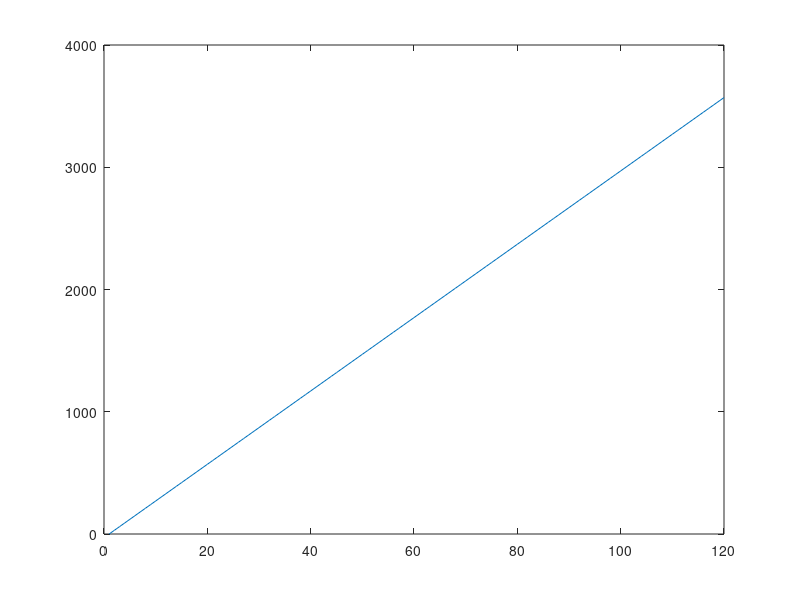

Reproduce this figure in MATLAB. (Note: this script raises an error after producing the figure.)
clc
clear

%% Question 1
NumberOfSlots_Q1 = 120;
NumberOfPoles_Q1 = 20;
NumberOfPolePairs_Q1 = NumberOfPoles_Q1/2;
NumberOfPhases_Q1 = 3;

q_Q1 = NumberOfSlots_Q1/NumberOfPoles_Q1/NumberOfPhases_Q1;

CoilsPhaseShift_Q1 = (360/NumberOfSlots_Q1)*NumberOfPolePairs_Q1;
VectorAngleArray_Q1 = zeros(1,NumberOfSlots_Q1);
VectorMagnitudeArray_Q1 = zeros(1,NumberOfSlots_Q1);
SlotNumberArray = 1:NumberOfSlots_Q1;
for i=1:NumberOfSlots_Q1
    VectorAngleArray_Q1(i) = CoilsPhaseShift_Q1*(i-1);
    VectorMagnitudeArray_Q1(i) = 1;
end
plot(VectorAngleArray_Q1)
x_Q1 = zeros(1,NumberOfSlots_Q1);
y_Q1 = zeros(1,NumberOfSlots_Q1);
x_Q1_tag = zeros(1,NumberOfSlots_Q1);
y_Q1_tag = zeros(1,NumberOfSlots_Q1);
for i=1:NumberOfSlots_Q1
    [x_Q1(i), y_Q1(i)] = pol2cart(deg2rad(VectorAngleArray_Q1(i)),VectorMagnitudeArray_Q1(i));
    [x_Q1_tag(i), y_Q1_tag(i)] = pol2cart(deg2rad(VectorAngleArray_Q1(i)),VectorMagnitudeArray_Q1(i));
end
plotv([x_Q1;y_Q1])
x_Q1_tag = 1.1*x_Q1_tag;
y_Q1_tag = 1.1*y_Q1_tag;
plotv([x_Q1;y_Q1])
text(x_Q1_tag(1),y_Q1_tag(1),'1','FontSize',12,'FontWeight','bold')
text(x_Q1_tag(2),y_Q1_tag(2),'2','FontSize',12,'FontWeight','bold')
text(x_Q1_tag(3),y_Q1_tag(3),'3','FontSize',12,'FontWeight','bold')
text(x_Q1_tag(4),y_Q1_tag(4),'4','FontSize',12,'FontWeight','bold')
text(x_Q1_tag(5),y_Q1_tag(5),'5','FontSize',12,'FontWeight','bold')
text(x_Q1_tag(6),y_Q1_tag(6),'6','FontSize',12,'FontWeight','bold')
text(x_Q1_tag(7),y_Q1_tag(7),'7','FontSize',12,'FontWeight','bold')
text(x_Q1_tag(8),y_Q1_tag(8),'8','FontSize',12,'FontWeight','bold')
text(x_Q1_tag(9),y_Q1_tag(9),'9','FontSize',12,'FontWeight','bold')
text(x_Q1_tag(10),y_Q1_tag(10),'10','FontSize',12,'FontWeight','bold')
text(x_Q1_tag(11),y_Q1_tag(11),'11','FontSize',12,'FontWeight','bold')
text(x_Q1_tag(12),y_Q1_tag(12),'11','FontSize',12,'FontWeight','bold')
xlim([-1.4 1.4])
ylim([-1.4 1.4])

VectorAngleArrayMod = mod(VectorAngleArray_Q1,360);
% figure 
% plot(SlotNumberArray,VectorAngleArrayMod);

kp1_Q1 = sind(180/2);
kd1_Q1 = sind(q_Q1*(CoilsPhaseShift_Q1)/2)/(2*sind(CoilsPhaseShift_Q1/2));
kw1_Q1 = kd1_Q1*kp1_Q1;

kp3_Q1 = sind(3*180/2);
kd3_Q1 = sind(3*q_Q1*(CoilsPhaseShift_Q1)/2)/(2*sind(3*CoilsPhaseShift_Q1/2));
kw3_Q1 = kd3_Q1*kp3_Q1;

kp5_Q1 = sind(5*180/2);
kd5_Q1 = sind(5*q_Q1*(CoilsPhaseShift_Q1)/2)/(2*sind(5*CoilsPhaseShift_Q1/2));
kw5_Q1 = kd5_Q1*kp5_Q1;

%% Question 2
close all
NumberOfSlots_Q2 = 24;
NumberOfPoles_Q2 = 20;
NumberOfPolePairs_Q2 = NumberOfPoles_Q2/2;
NumberOfPhases_Q2 = 3;

CoilsPhaseShift_Q2 = (360/NumberOfSlots_Q2)*NumberOfPolePairs_Q2;

q_Q2 = NumberOfSlots_Q2/(NumberOfPoles_Q2*NumberOfPhases_Q2);

kp1_Q2 = sind(150/2);
kd1_Q2 = 1;         %sind(q_Q2*CoilsPhaseShift_Q2/2)/(q_Q2*sind(CoilsPhaseShift_Q2/2));
kw1_Q2 = kd1_Q2*kp1_Q2;

kp3_Q2 = sind(3*150/2);
kd3_Q2 = 1;%sind(3*q_Q2*(CoilsPhaseShift_Q2)/2)/(2*sind(3*CoilsPhaseShift_Q2/2));
kw3_Q2 = kd3_Q2*kp3_Q2;

kp5_Q2 = sind(5*150/2);
kd5_Q2 = 1;%sind(5*q_Q2*(CoilsPhaseShift_Q2)/2)/(2*sind(5*CoilsPhaseShift_Q2/2));
kw5_Q2 = kd5_Q2*kp5_Q2;

for i=1:NumberOfSlots_Q2
    VectorAngleArray_Q2(i) = CoilsPhaseShift_Q2*(i-1);
    VectorMagnitudeArray_Q2(i) = 1;
end
plot(VectorAngleArray_Q2)
x_Q2 = zeros(1,NumberOfSlots_Q2);
y_Q2 = zeros(1,NumberOfSlots_Q2);
x_Q2_tag = zeros(1,NumberOfSlots_Q2);
y_Q2_tag = zeros(1,NumberOfSlots_Q2);
for i=1:NumberOfSlots_Q2
    [x_Q2(i), y_Q2(i)] = pol2cart(deg2rad(VectorAngleArray_Q2(i)),VectorMagnitudeArray_Q2(i));
    [x_Q2_tag(i), y_Q2_tag(i)] = pol2cart(deg2rad(VectorAngleArray_Q2(i)),VectorMagnitudeArray_Q2(i));
end
x_Q2_tag = 1.1*x_Q2_tag;
y_Q2_tag = 1.1*y_Q2_tag;
plotv([x_Q2;y_Q2])
text(x_Q2_tag(1),y_Q2_tag(1),'1-13','FontSize',12,'FontWeight','bold')
text(x_Q2_tag(2),y_Q2_tag(2),'2-14','FontSize',12,'FontWeight','bold')
text(x_Q2_tag(3),y_Q2_tag(3),'3-15','FontSize',12,'FontWeight','bold')
text(x_Q2_tag(4),y_Q2_tag(4),'4-16','FontSize',12,'FontWeight','bold')
text(x_Q2_tag(5),y_Q2_tag(5),'5-17','FontSize',12,'FontWeight','bold')
text(x_Q2_tag(6),y_Q2_tag(6),'6-18','FontSize',12,'FontWeight','bold')
text(x_Q2_tag(7),y_Q2_tag(7),'7-19','FontSize',12,'FontWeight','bold')
text(x_Q2_tag(8),y_Q2_tag(8),'8-20','FontSize',12,'FontWeight','bold')
text(x_Q2_tag(9),y_Q2_tag(9),'9-21','FontSize',12,'FontWeight','bold')
text(x_Q2_tag(10),y_Q2_tag(10),'10-22','FontSize',12,'FontWeight','bold')
text(x_Q2_tag(11),y_Q2_tag(11),'11-23','FontSize',12,'FontWeight','bold')
text(x_Q2_tag(12),y_Q2_tag(12),'12-24','FontSize',12,'FontWeight','bold')
xlim([-1.4 1.4])
ylim([-1.4 1.4])

